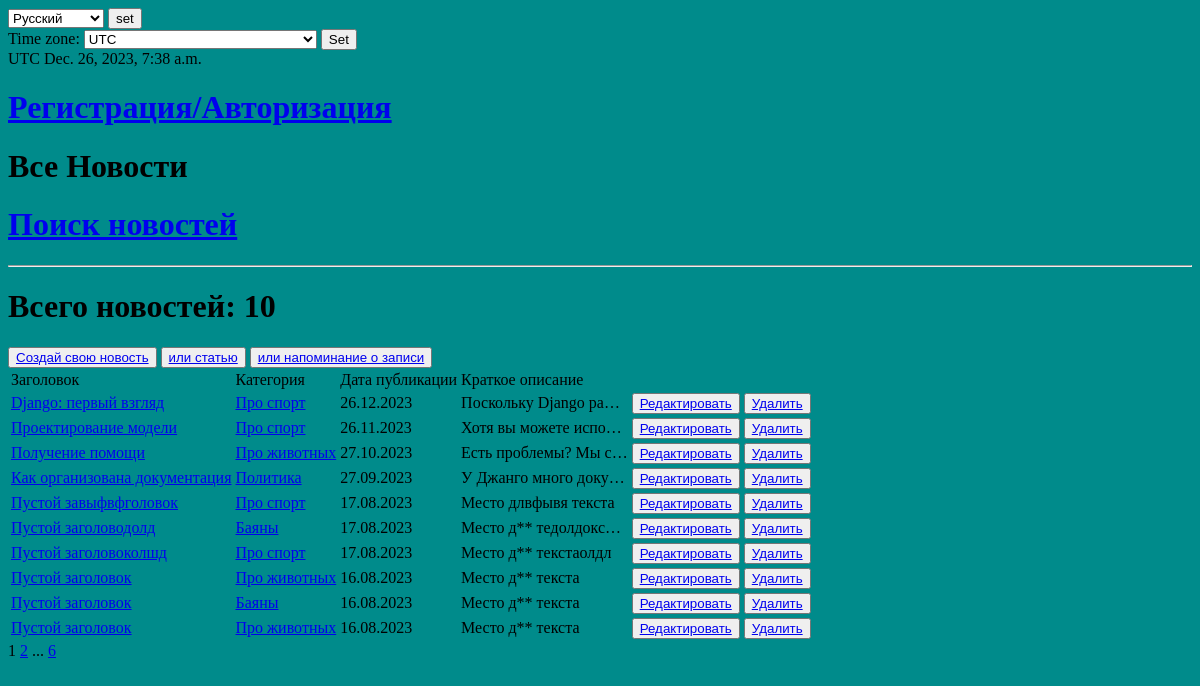
The page /news/ on the database as committed earlier.
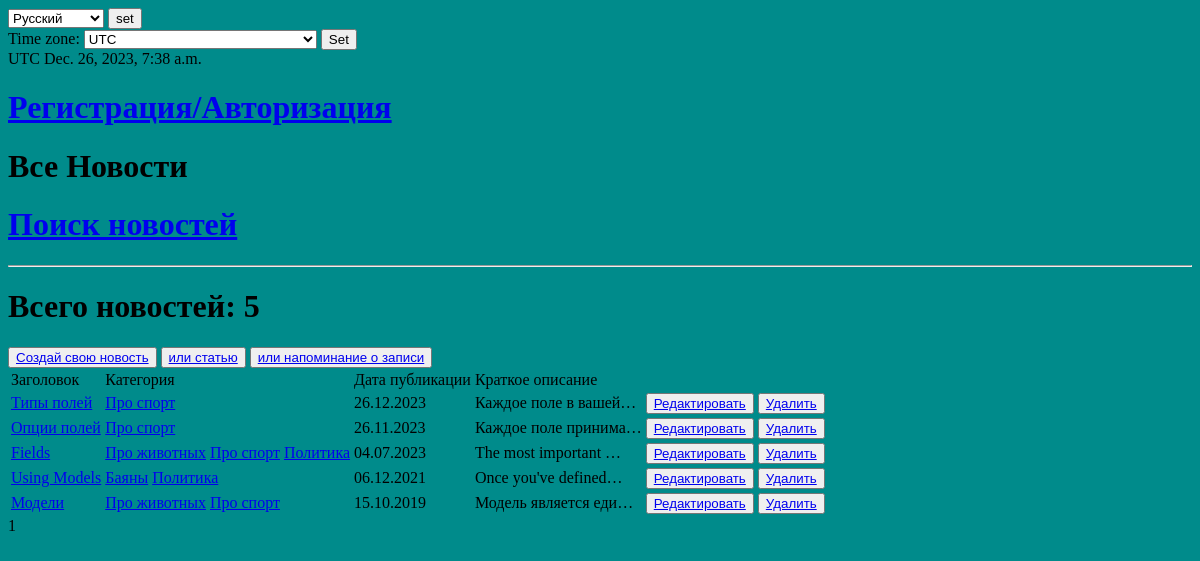
The same page on the database as committed later.
### news/models.py (models this page shows, shortened)
class Post(models.Model):
    news = "NE"
    article = "AR"
    POST_TYPES = [
        (news, 'Новость'),
        (article, 'Статья')
    ]
    author = models.ForeignKey(Author, on_delete=models.PROTECT, verbose_name='Автор')
    post_type = models.CharField(max_length=2, choices=POST_TYPES, default=article, verbose_name='Вид поста')
    time_create = models.DateTimeField(auto_now_add=True, verbose_name='Дата создания')
    time_update = models.DateTimeField(auto_now=True, verbose_name='Дата изменения')
    categories = models.ManyToManyField(Category, through=PostCategory)
    title = models.CharField(max_length=72, default="Пустой заголовок", verbose_name='Заголовок')
    content = models.CharField(max_length=2048, default='Место для текста', verbose_name='Контент')
    rating = models.IntegerField(default=0)

class Category(models.Model):
    name = models.CharField(max_length=255, unique=True, verbose_name='Категории')
    subscribers = models.ManyToManyField(User, related_name='categories', blank=True)
    def __str__(self):
        return self.name

### news/views.py (the view, shortened to what this page needs)
# urls.py: path('', NewsList.as_view(), name='post_list'),
class NewsList(ListView):
    model = Post
    ordering = '-time_create'
    template_name = 'all_news.html'
    context_object_name = 'all_news'
    paginate_by = 10
    def get_queryset(self):
        queryset = super().get_queryset()
        self.filterset = PostFilter(self.request.GET, queryset)
        return self.filterset.qs
    def get_context_data(self, **kwargs):
        context = super().get_context_data(**kwargs)
        context['filterset'] = self.filterset
        context['current_time'] = timezone.now()
        context['timezones'] = pytz.common_timezones
        return context

### templates/all_news.html (shortened to what this page needs)
{% extends 'flatpages/default.html' %}
{% load censor_filter %}
{% load static %}
{% block content %}
<h1><a href="/">Регистрация/Авторизация</a></h1>{% csrf_token %}
<h1>Все Новости</h1>
<h1><a href="http://127.0.0.1:8000/news/search" class="button">Поиск новостей</a></h1>
<hr>
{% if all_news %}
<h1>Всего новостей: {{ all_news|length }}</h1>
<button><a href="http://127.0.0.1:8000/news/create" class="button">Создай свою новость</a></button>
<button><a href="http://127.0.0.1:8000/news/articles/create" class="button">или статью</a></button>
<button><a href="http://127.0.0.1:8000/appointment/make_appointment/" class="button">или напоминание о записи</a></button>
    <table>
        <tr>
            <td>Заголовок</td>
            <td>Категория</td>
            <td>Дата публикации</td>
            <td>Краткое описание</td>
        </tr>
        {% for news in all_news %}
        <tr>
            <td><a href="http://127.0.0.1:8000/news/{{ news.pk }}"> {{ news.title|censor:news.title }}</a></td>
            <td>{% for category in news.categories.all %}
                    <a href="{% url 'category_list' category.id %}"> {{ category }}</a>
                {% endfor %}</td>
            <td>{{ news.time_create|date:'d.m.Y' }}</td>
            <td>{{ news.content|truncatechars:20|censor:news.content }}</td>
            <td><button><a href="http://127.0.0.1:8000/news/{{ news.pk }}/edit" class="button">Редактировать</a></button></td>
            <td><button><a href="http://127.0.0.1:8000/news/{{ news.pk }}/delete" class="button">Удалить</a></button></td>
        </tr>
        {% endfor %}
    </table>
{% else %}
    <h2>Новостей нет!</h2>
{% endif %}
   {{ page_obj.number }}
   {% if page_obj.has_next %}
       <a href="?page={{ page_obj.next_page_number }}">{{ page_obj.next_page_number }}</a>
       {% if paginator.num_pages != page_obj.next_page_number %}
           ...
           <a href="?page={{ page_obj.paginator.num_pages }}">{{ page_obj.paginator.num_pages }}</a>
       {% endif %}
   {% endif %}
{% endblock content %}

Rows that differ between the two databases and show on the page:
removed Post: title|censor "Получение помощи", time_create "27.10.2023", content|censor "Есть проблемы? Мы с…", Category (name "Про животных")
removed Post: title|censor "Как организована документация", time_create "27.09.2023", content|censor "У Джанго много доку…", Category (name "Политика")
removed Post: title|censor "Пустой завыфвфголовок", time_create "17.08.2023", content|censor "Место длвфывя текста", Category (name "Про спорт")
removed Post: title|censor "Пустой заголоводолд", time_create "17.08.2023", content|censor "Место д** тедолдокс…", Category (name "Баяны")
removed Post: title|censor "Пустой заголовоколшд", time_create "17.08.2023", content|censor "Место д** текстаолдл", Category (name "Про спорт")
removed Post: title|censor "Пустой заголовок", time_create "16.08.2023", content|censor "Место д** текста", Category (name "Про животных")
removed Post: title|censor "Пустой заголовок", time_create "16.08.2023", content|censor "Место д** текста", Category (name "Баяны")
removed Post: title|censor "Пустой заголовок", time_create "16.08.2023", content|censor "Место д** текста", Category (name "Про животных")
changed Post: title|censor "Django: первый взгляд" → "Типы полей"; content|censor "Поскольку Django ра…" → "Каждое поле в вашей…"
changed Post: title|censor "Проектирование модели" → "Опции полей"; content|censor "Хотя вы можете испо…" → "Каждое поле принима…"
now on this page (row edited): Post: title|censor "Fields", time_create "04.07.2023", content|censor "The most important …", Category (name "Про животных"), Category (name "Про спорт"), Category (name "Политика")
now on this page (row edited): Post: title|censor "Using Models", time_create "06.12.2021", content|censor "Once you've defined…", Category (name "Баяны"), Category (name "Политика")
now on this page (row edited): Post: title|censor "Модели", time_create "15.10.2019", content|censor "Модель является еди…", Category (name "Про животных"), Category (name "Про спорт")
Other text that changed with them:
{{ all_news|length }}: "10" → "5"
{{ page_obj.next_page_number }}: "2" → (not shown)
{{ page_obj.paginator.num_pages }}: "6" → (not shown)
